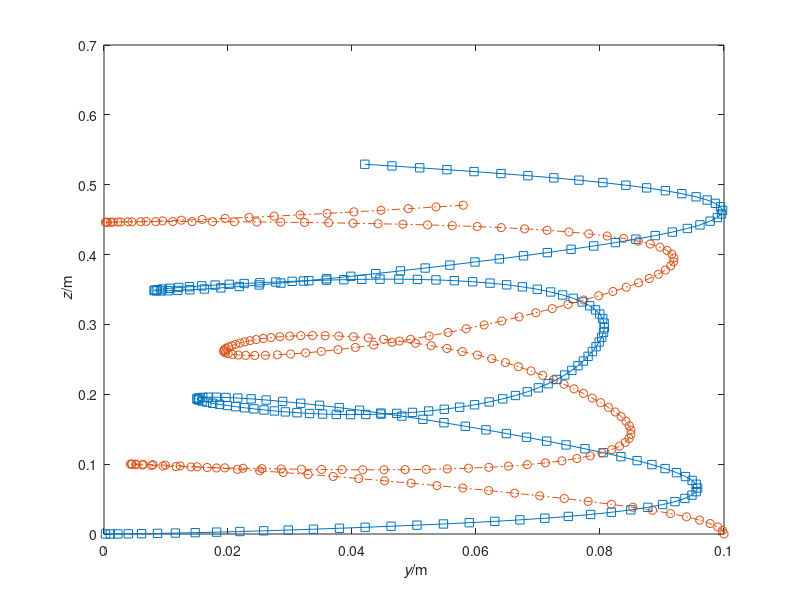

The MATLAB source for this figure:
%%% rubberband2D.m
%% Last-Updated: 2024-04-13T13:01:48+0200
%% Simulation of two bodies connected by non-Hookean spring in 2D
%% SI units used throughout
%% Coordinates (y,z)
ma = 1; % mass of object a
mb = 1; % mass of object b
k = 4; % spring constant
ln = 0.05; % natural length of rubber band
%%
%% STATE: y,z,vy,vz for a and b
ya0 = 0; za0 = 0; % initial position of object a
yb0 = 0.1; zb0 = 0; % initial position of object a
vya0 = 0; vza0 = 0; % initial velocity of object a
vyb0 = 0; vzb0 = 0.1; % initial velocity of object b
%%
t0 = 0; % initial time
t1 = 10; % final time
dt = 0.001; % time step
%% Initialize state for numerical time integration
t = t0;
ya = ya0; za = za0;
yb = yb0; zb = zb0;
vya = vya0; vza = vza0;
vyb = vyb0; vzb = vzb0;
%%
Gya = 0; Gza = 0; % gravity supply on object a
Gyb = 0; Gzb = 0; % gravity supply on object b
%% %@
%% Plot & saving
%% adjust final time if not multiple of timestep
t1 = t1 + mod(t1-t0,dt);
%% Save values of all quantities at some steps during the simulation,
%% for subsequente analysis or plotting
%% (saving at all timesteps could be too costly)
Nsaves = 200; % number of timepoints to save during the simulation
%% Calculate time interval for saving
dsave = (t1-t0)/(Nsaves-1);
if abs(dsave) < abs(dt)
  error('time interval between saves is smaller than timestep')
end
%% Initialize vectors to contain saved values
tSave = nan(Nsaves,1); % time
yaSave = nan(Nsaves,1); zaSave = nan(Nsaves,1); % position object a
ybSave = nan(Nsaves,1); zbSave = nan(Nsaves,1); % position object b
vyaSave = nan(Nsaves,1); vzaSave = nan(Nsaves,1); % velocity object a
vybSave = nan(Nsaves,1); vzbSave = nan(Nsaves,1); % velocity object b
%% Save initial values
i = 1; % index that keeps count of savepoints
tSave(1) = t;
yaSave(1) = ya; zaSave(1) = za;
ybSave(1) = yb; zbSave(1) = zb;
vyaSave(1) = vya; vzaSave(1) = vza;
vybSave(1) = vyb; vzbSave(1) = vzb;
%% Initialize plot
close all;
cols = get(0, 'DefaultAxesColorOrder');
plot(yaSave(1), zaSave(1), 's','Color',cols(1,:)); axis('tight');
plot(ybSave(1), zbSave(1), 'o','Color',cols(2,:));
xlabel('{\it y}/m'); ylabel('{\it z}/m'); hold on;
%% %@
%% Numerical time integration
%% loop
while t < t1
  %% We need y,z,vy,vz,Py,Pz,Fy,Fz for a and b (G constant)
  %% we have y,z,vy,vz
  %% find Py,Pz,Fy,Fz using constitutive relations
  Pya = ma*vya; Pza = ma*vza;
  Pyb = mb*vyb; Pzb = mb*vzb;
  %% non-Hookean constitutive relation
  l = norm([ya-yb, za-zb]); % present length
  if l < ln
    Fyab = 0;
    Fzab = 0;
  else
    Fyab = -k*(ya-yb)*(l-ln)/l;
    Fzab = -k*(za-zb)*(l-ln)/l;
  end
  Fyba = -Fyab;
  Fzba = -Fzab;
  %%
  %% Drive forward in time
  %% update momentum
  Pya = Pya + (Fyab + Gya)*dt;
  Pza = Pza + (Fzab + Gza)*dt;
  Pyb = Pyb + (Fyba + Gyb)*dt;
  Pzb = Pzb + (Fzba + Gzb)*dt;
  %% update position
  ya = ya + vya*dt;
  za = za + vza*dt;
  yb = yb + vyb*dt;
  zb = zb + vzb*dt;
  %% update time
  t = t + dt;
  %%
  %% Find new state for next iteration
  %% We need y,z,vy,vz
  %% we have y,z,Py,Pz
  %% find vy,vz using constitutive relations
  vya = Pya/ma;  vza = Pza/ma;
  vyb = Pyb/mb;  vzb = Pzb/mb;
  %% %@
  %% Check whether to save & plot at this step
  if min(abs([0 dsave] - mod(t-t0, dsave))) <= abs(dt)/2
    i = i+1;
    tSave(i) = t;
    yaSave(i) = ya; zaSave(i) = za;
    ybSave(i) = yb; zbSave(i) = zb;
    PyaSave(i) = Pya; PzaSave(i) = Pza;
    PybSave(i) = Pyb; PzbSave(i) = Pzb;
    plot(ya, za, 's','Color',cols(1,:));
    plot(yb, zb, 'o','Color',cols(2,:));
    pause(0.001);
  end %@
end %@
%% Plot full trajectory
plot(yaSave,zaSave,'-','Color',cols(1,:));
plot(ybSave,zbSave,'-.','Color',cols(2,:)); %@
